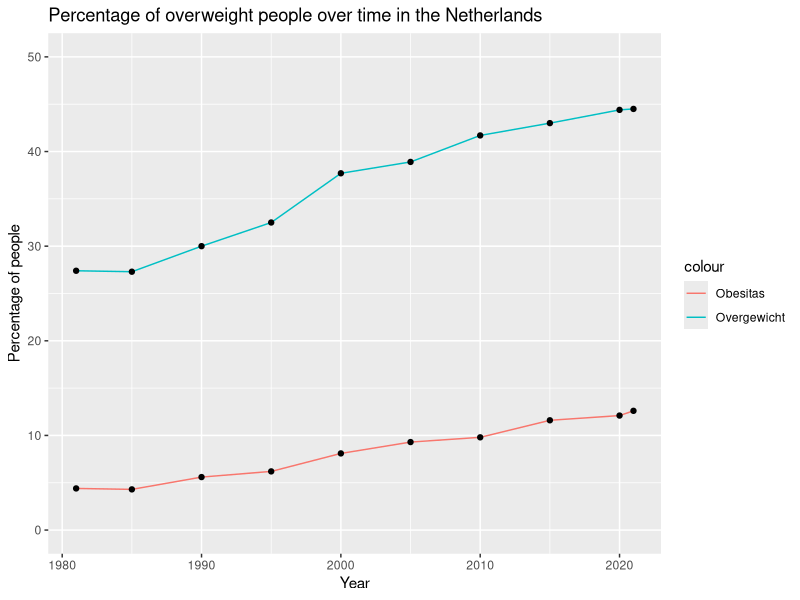

Recreate this plot in R. (Note: this script raises an error after producing the figure.)
## ---- chunk 1
install.packages("tidyverse")
install.packages("yaml")
install.packages("rmarkdown")
install.packages()
## ---- chunk 2
require(tidyverse)
require(rmarkdown)
require(yaml)
library(readxl)
## ---- chunk 3
gewicht_provincies <- read_xlsx("data/Gezondheidsmonitor__regio__2024_04062026_114221.xlsx")
saveRDS(gewicht_provincies, "data/gewicht_provincies.rds")

overgewicht_over_tijd <- read_xlsx("data/Lengte__onder__en_overgewicht_vanaf_1981_04062026_120636.xlsx")
saveRDS(overgewicht_over_tijd, "data/overgewicht_over_tijd.rds")

inkomen_provincies <- read_xlsx("data/Inkomens_Huishouden.xlsx")
saveRDS(inkomen_provincies, "data/inkomen_provincies.rds")

opleiding_provincie <- read_xlsx("data/Onderwijs_per_provincie.xlsx")
saveRDS(opleiding_provincie, "data/opleiding_provincies.rds")


## ---- chunk 4



## ---- chunk 5
overgewicht_1981 = overgewicht_over_tijd[1,5]
overgewicht_2021 = overgewicht_over_tijd[10,5]

## ---- chunk 6
time_all_ages <- overgewicht_over_tijd[[4]][1:10]
perc_overgewicht <- overgewicht_over_tijd[[5]][1:10]
perc_obesitas <- overgewicht_over_tijd[[7]][1:10]
## ---- chunk 7

## ---- chunk 8
proc_ver_overgewicht = ((overgewicht_2021 - overgewicht_1981) / overgewicht_1981) * 100
## ---- chunk 9

## ---- chunk 10
ggplot() +
  geom_line(aes(x = time_all_ages,
                y = perc_overgewicht,
                color = "Overgewicht")) +
  geom_line(aes(x = time_all_ages,
                y = perc_obesitas,
                color = "Obesitas")) +
    geom_point(aes(x = time_all_ages,
                 y = perc_overgewicht)) +
  geom_point(aes(x = time_all_ages,
                 y = perc_obesitas)) +
  ylim(0,50) +
  labs(title = "Percentage of overweight people over time in the Netherlands",
       x = "Year",
       y = "Percentage of people")

## ---- chunk 11

## ---- chunk 12
dataset$inmetro <- dataset$inmetro %>% as.factor()
# Boxplot of poverty rate by state using the 'midwest' dataset
ggplot(dataset, aes(x = inmetro, y = percadultpoverty)) +
  geom_boxplot() +
  labs(
    title = "Distribution of Poverty Rates by Metropolitan status (Midwest counties)",
    x = "Metropolitan Area",
    y = "Poverty Rate of Adults (%)"
  ) +
  theme_minimal() +
  theme(
    legend.position = "right"
  )
## ---- chunk 13
